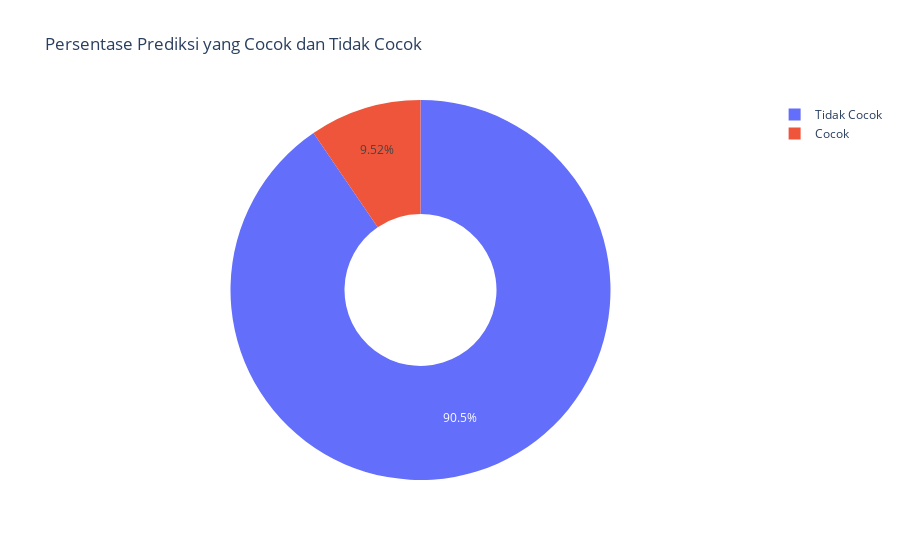

Notebook code cell kept with this figure:
### Code cell
import plotly.graph_objs as go
import plotly.express as px

# Hitung berapa yang cocok dan tidak cocok
comparison['Cocok'] = comparison['Asli'] == comparison['Prediksi']
cocok_count = comparison['Cocok'].sum()
tidak_cocok_count = len(comparison) - cocok_count

# Data untuk visualisasi
labels = ['Cocok', 'Tidak Cocok']
values = [cocok_count, tidak_cocok_count]


# Grafik pie - Persentase prediksi yang cocok dan tidak cocok
pie_data = go.Figure(go.Pie(labels=labels, values=values, hole=0.4))
pie_data.update_layout(title='Persentase Prediksi yang Cocok dan Tidak Cocok')

# Tampilkan grafik
pie_data.show()

### Figure 1 — Plotly figure (JSON) as saved in the notebook; plotly's stock layout.template omitted (floating-point values rounded to 4 significant figures)
{"data": [{"hole": 0.4, "labels": ["Cocok", "Tidak Cocok"], "type": "pie", "values": [8, 76]}], "layout": {"title": {"text": "Persentase Prediksi yang Cocok dan Tidak Cocok"}}}
